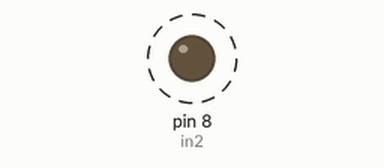
Bench run of a sketch on a simulated Arduino Uno, built with avr-gcc and run on an emulated ATmega328P. Parts: output pins drawn as LEDs (lit = HIGH). Dashed ring = blinking. Pins used as bus, display or sensor lines are not drawn.

Above: at 0.5 s.
Timing chart, 0 to 3.0 s (numbered marks = the images above):
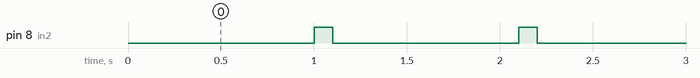

Measured:
- by itself, pin 8 (in2): alternates HIGH for 0.10 s and LOW for 1.0 s

The sketch:

switch_relay_correct.ino
```cpp
#define in2 8
#define vcc 9
void setup() {
  pinMode(in2, OUTPUT);
  pinMode(vcc, OUTPUT);
}
void loop() {
  digitalWrite(vcc, HIGH);
  digitalWrite(in2, LOW);
  delay(1000);
  digitalWrite(in2, HIGH);
  delay(100);
}
```
